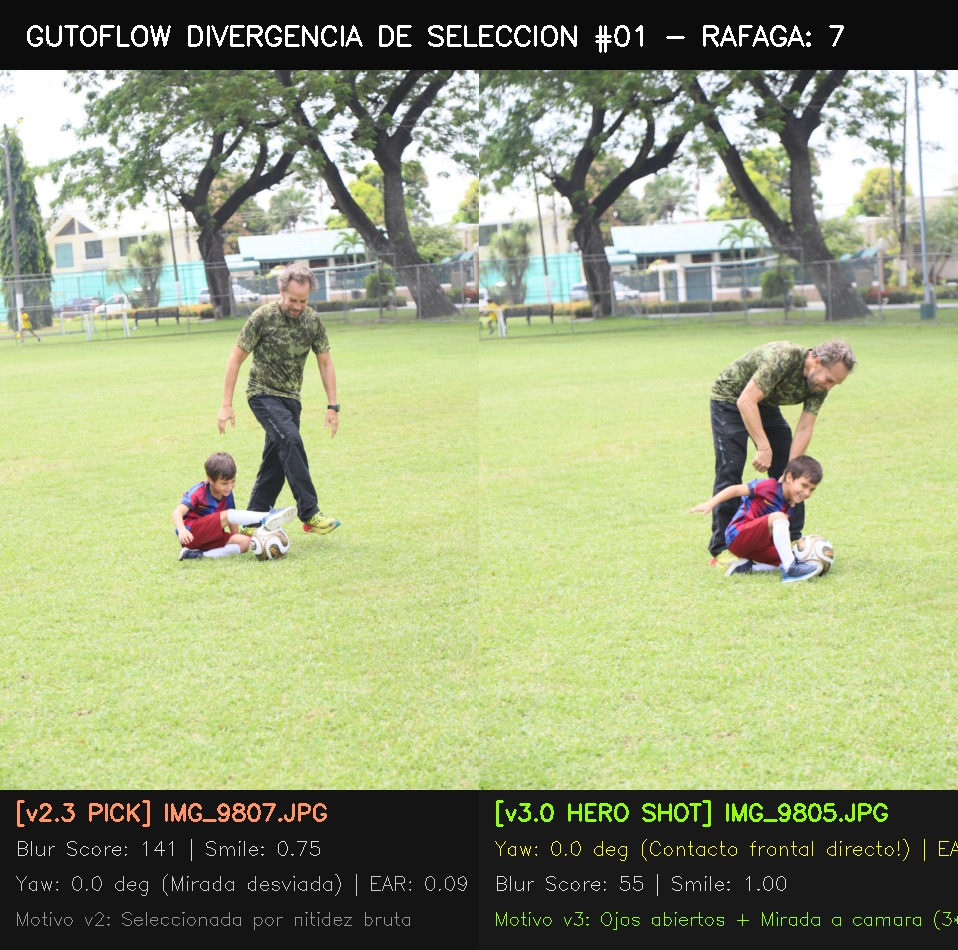
#> input picture .agents/audits/giler/audit_burst_01.jpg, 958 x 950 px
$ python -i scene_classifier.py   (imports and definitions only)   (older library calls are emulated)
#> lines starting #> are read from the running program, lines starting #| are printed output that depends on the picture
"""
scene_classifier.py — Clasificador de escena: bifurcación entre RETRATO y DETALLE/OBJETO.
Si se detectan rostros → modo retrato (evalúa ojos, expresiones).
Si NO hay rostros → modo detalle/objeto (evalúa nitidez por saliencia, NO penaliza por ausencia de personas).
"""
import logging
from dataclasses import dataclass
from enum import Enum

import cv2
import numpy as np

logger = logging.getLogger(__name__)


class SceneType(str, Enum):
    PORTRAIT = "portrait"    # Hay personas/rostros detectables
    DETAIL = "detail"        # Objetos, manos, decoración, macros — sin rostros


@dataclass
class SceneResult:
    scene_type: SceneType
    face_count: int
    face_bboxes: list[list[int]]    # [[x, y, w, h], ...]
    eye_landmarks: list[list]       # Puntos de referencia de ojos por rostro
    face_embeddings: list[np.ndarray | None] # Embeddings ArcFace por rostro
    face_yaws: list[float]          # Yaw por rostro
    face_pitches: list[float]       # Pitch por rostro
    confidence: float               # Confianza promedio de la detección


# [87 lines left out: function classify_scene, not called in this run]


def compute_saliency_region(img_rgb: np.ndarray) -> tuple[int, int, int, int]:
    """
    Calcula la región de mayor saliencia (zona de enfoque del fotógrafo)
    para fotos de DETALLE sin rostros.
    Usa el mapa de gradientes de alta frecuencia (Sobel) para encontrar
    la zona con más detalle/textura = zona enfocada.

    Returns:
        (x, y, w, h) — Bounding box de la región más saliente.
    """
    gray = cv2.cvtColor(img_rgb, cv2.COLOR_RGB2GRAY)
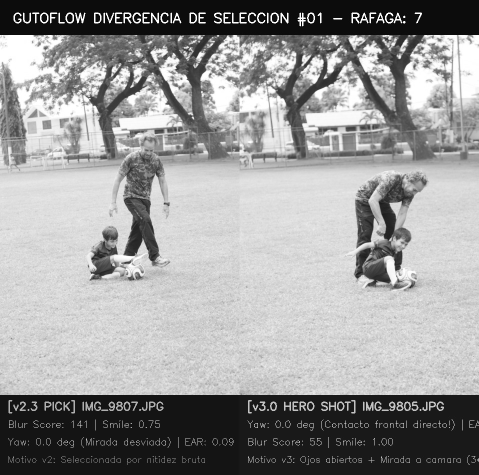
#> gray: shape (950, 958) (shown at 1/2 size); min 1, max 255, mean 152

    # Calcular magnitud del gradiente (detector de bordes Sobel)
    grad_x = cv2.Sobel(gray, cv2.CV_64F, 1, 0, ksize=3)
    grad_y = cv2.Sobel(gray, cv2.CV_64F, 0, 1, ksize=3)
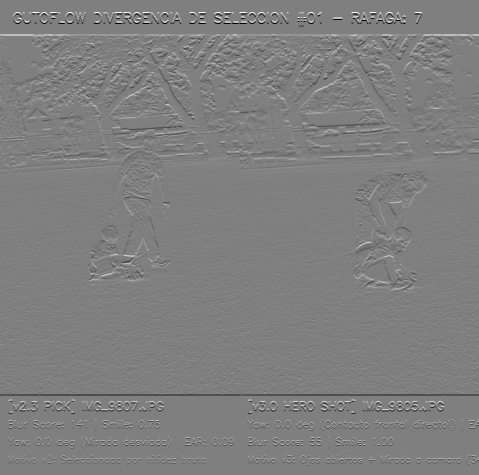
#> grad_y: shape (950, 958) float64 (shown at 1/2 size); min -986, max 985, mean 0.1; drawn with min black and max white
    magnitude = cv2.magnitude(grad_x, grad_y)
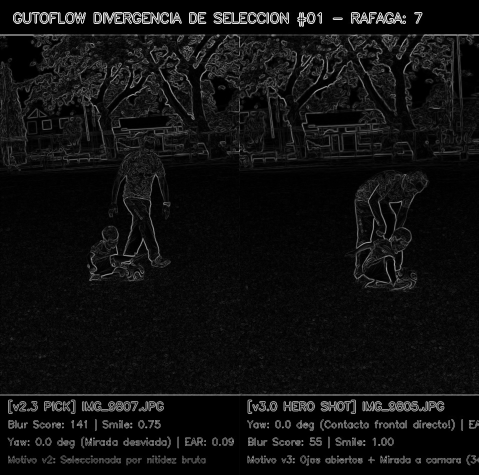
#> magnitude: shape (950, 958) float64 (shown at 1/2 size); min 0, max 1098.8, mean 71.2; drawn with min black and max white

    # Aplicar blur gaussiano para suavizar el mapa de saliencia
    saliency_map = cv2.GaussianBlur(magnitude, (51, 51), 0)
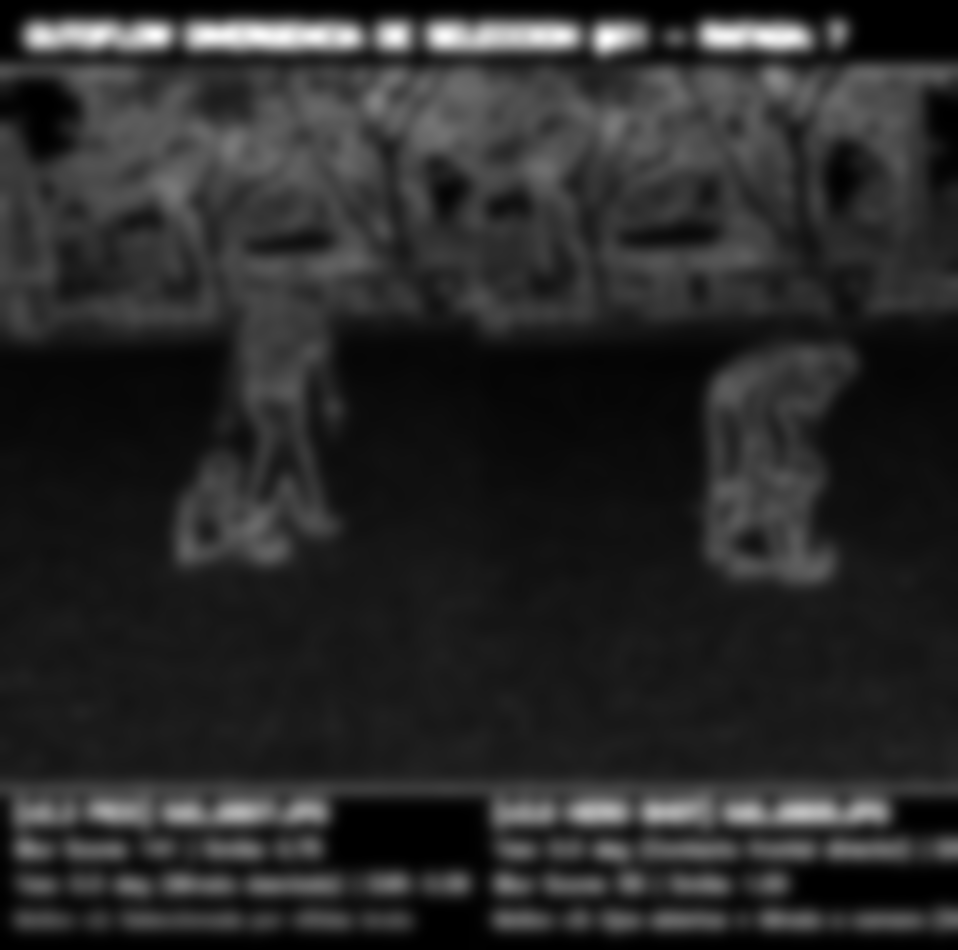
#> saliency_map: shape (950, 958) float64; min 0, max 432.1, mean 71.2; drawn with min black and max white

    # Encontrar el punto de máxima saliencia
    _, _, _, max_loc = cv2.minMaxLoc(saliency_map)
#> max_loc = (607, 38)
    mx, my = max_loc
#> mx = 607; my = 38

    h, w = img_rgb.shape[:2]

    # Definir una región centrada en el punto de mayor saliencia
    # Tamaño proporcional a la imagen (25% del ancho y alto)
    rw = max(64, w // 4)
    rh = max(64, h // 4)
    rx = max(0, mx - rw // 2)
#> rx = 488
    ry = max(0, my - rh // 2)
#> ry = 0
    rx = min(rx, w - rw)
    ry = min(ry, h - rh)

    return (rx, ry, rw, rh)

>>> import cv2
>>> picture = cv2.cvtColor(cv2.imread('../../.agents/audits/giler/audit_burst_01.jpg'), cv2.COLOR_BGR2RGB)
>>> result = compute_saliency_region(picture)
#> result = (488, 0, 239, 237)

$ run again, on .agents/audits/giler/audit_burst_03.jpg
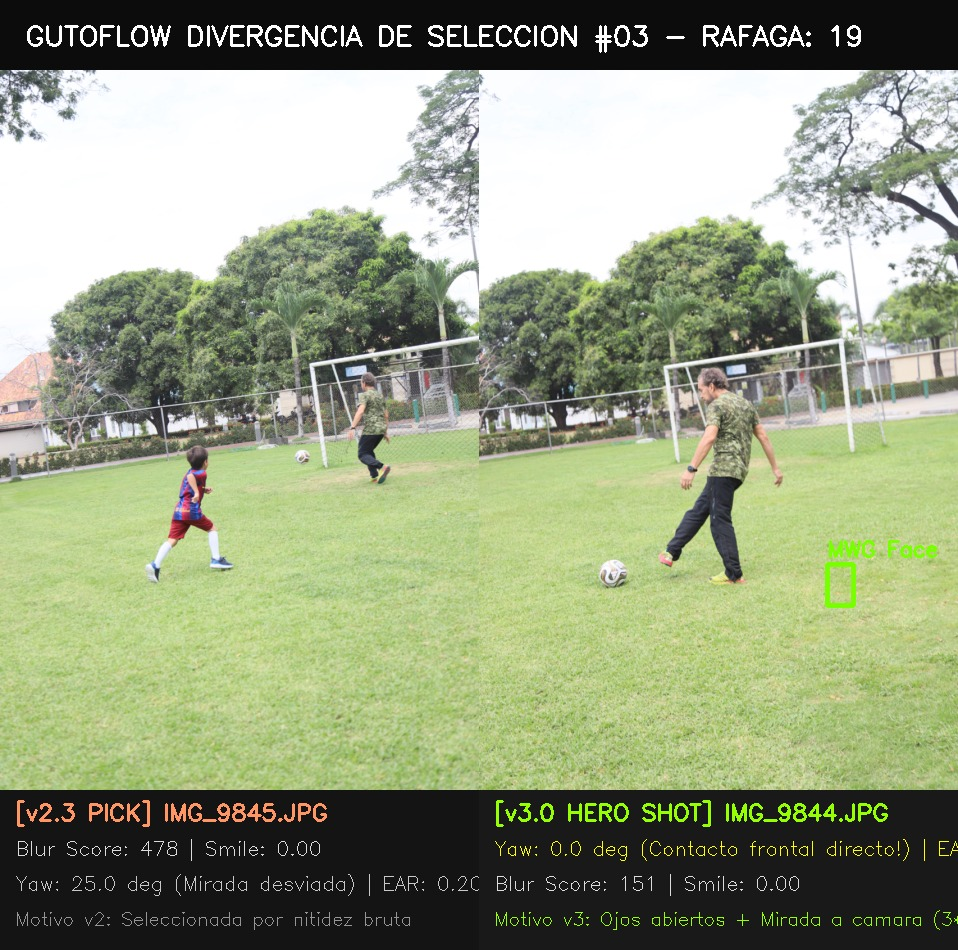
#> input picture .agents/audits/giler/audit_burst_03.jpg, 958 x 950 px
#> in compute_saliency_region, `grad_y = cv2.Sobel(gray, cv2.CV_64F, 0, 1, ksize=3)`:
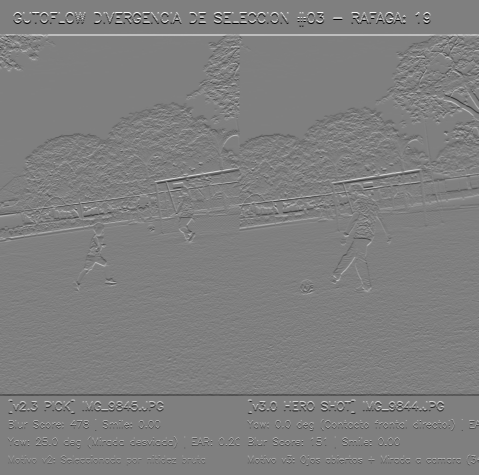
#> grad_y: shape (950, 958) float64 (shown at 1/2 size); min -986, max 985, mean 0.1; drawn with min black and max white
#> in compute_saliency_region, `saliency_map = cv2.GaussianBlur(magnitude, (51, 51), 0)`:
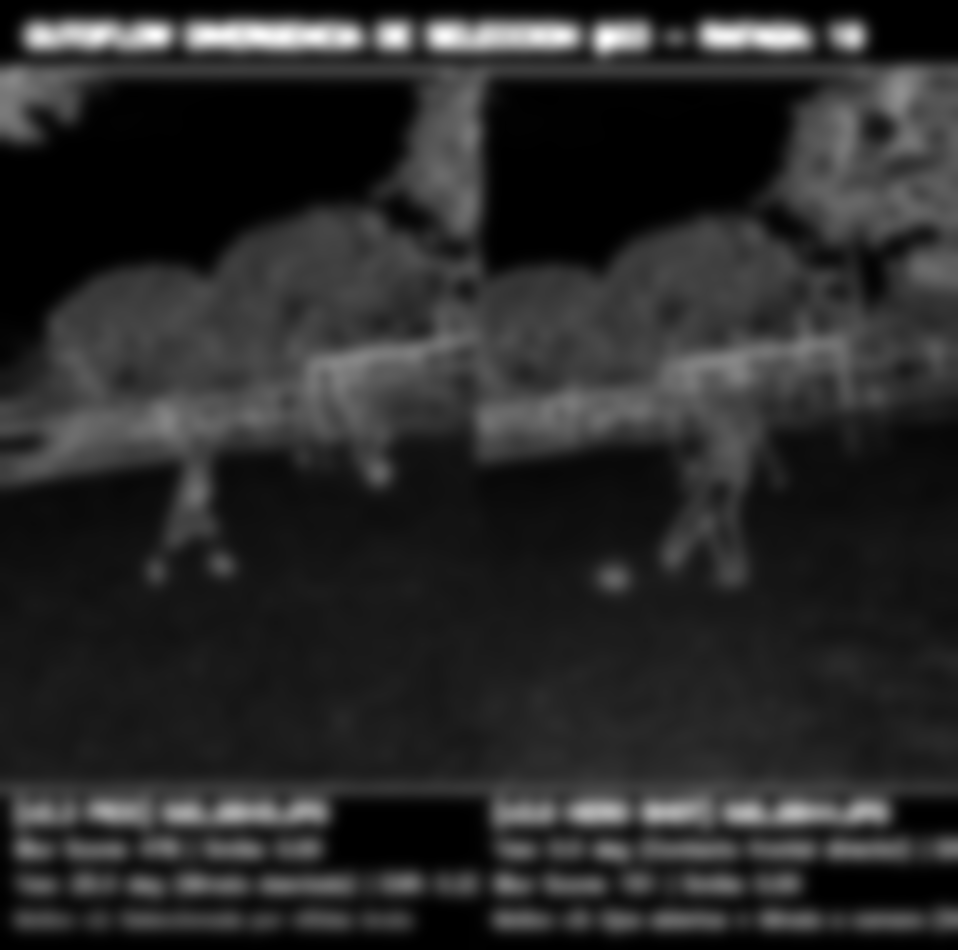
#> saliency_map: shape (950, 958) float64; min 0, max 432.2, mean 71.9; drawn with min black and max white
#> max_loc = (607, 38)
#> mx = 607; my = 38
#> rx = 488
#> ry = 0
#> result = (488, 0, 239, 237)
